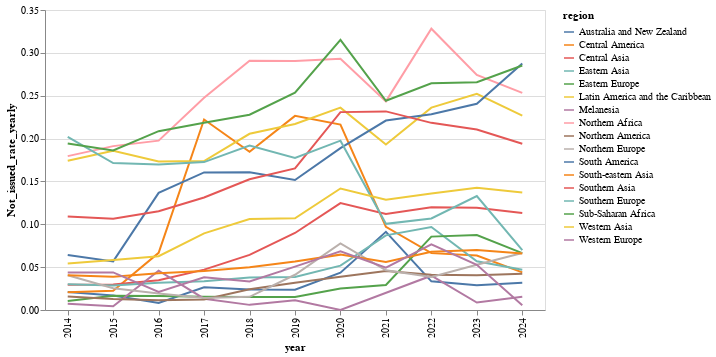

The notebook cell this image was saved under:
### Code cell
alt.Chart(YEARLY_REGION).mark_line().encode(
    x='year',
    y='Not_issued_rate_yearly',
    color='region',
    tooltip=['region','Not_issued_rate_yearly'],
).properties(width=500)

### Figure 1 — Vega-Lite specification as saved in the notebook (floating-point values rounded to 4 significant figures; data arrays with more than 128 entries replaced by an {"elided": "..."} marker saying what was removed)
{"config": {"view": {"continuousWidth": 300, "continuousHeight": 300}}, "data": {"name": "data-461d5949db50bc015bb018fd8a632fa7"}, "mark": {"type": "line"}, "encoding": {"color": {"field": "region", "type": "nominal"}, "tooltip": [{"field": "region", "type": "nominal"}, {"field": "Not_issued_rate_yearly", "type": "quantitative"}], "x": {"field": "year", "type": "nominal"}, "y": {"field": "Not_issued_rate_yearly", "type": "quantitative"}}, "width": 500, "$schema": "https://vega.github.io/schema/vega-lite/v5.20.1.json", "datasets": {"data-461d5949db50bc015bb018fd8a632fa7": {"elided": "186 records"}}}
